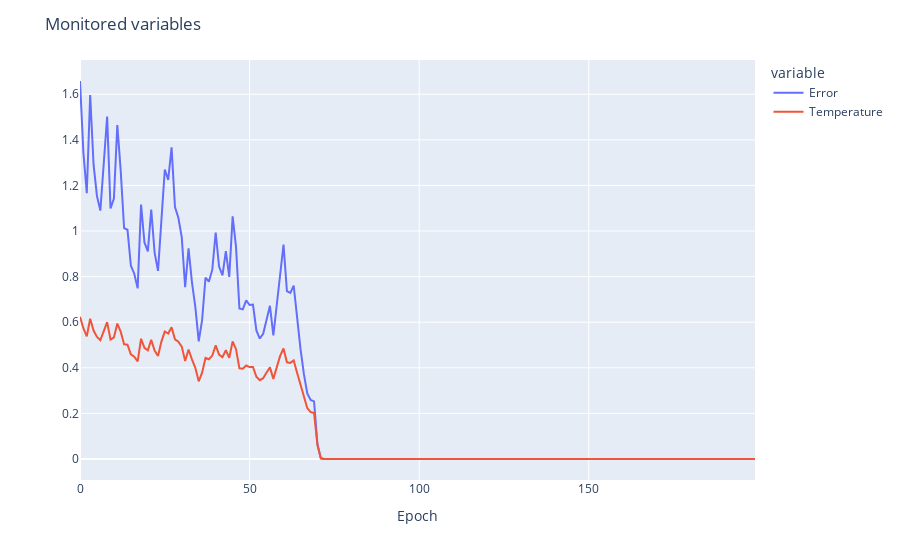

This figure's notebook cell:
### Code cell
fig = px.line(df_model_history[["Error","Temperature"]])
fig.update_layout(title="Monitored variables",
                   xaxis_title='Epoch',
                   yaxis_title='',
                   hovermode='x unified')
fig.show()

### Figure 1 — Plotly figure (JSON) as saved in the notebook; plotly's stock layout.template omitted (floating-point values rounded to 4 significant figures; data arrays with more than 128 entries replaced by an {"elided": "..."} marker saying what was removed)
{"data": [{"hovertemplate": "variable=Error<br>index=%{x}<br>value=%{y}<extra></extra>", "legendgroup": "Error", "line": {"color": "#636efa", "dash": "solid"}, "marker": {"symbol": "circle"}, "mode": "lines", "name": "Error", "orientation": "v", "showlegend": true, "type": "scatter", "x": {"elided": "200 int values"}, "xaxis": "x", "y": {"elided": "200 float values"}, "yaxis": "y"}, {"hovertemplate": "variable=Temperature<br>index=%{x}<br>value=%{y}<extra></extra>", "legendgroup": "Temperature", "line": {"color": "#EF553B", "dash": "solid"}, "marker": {"symbol": "circle"}, "mode": "lines", "name": "Temperature", "orientation": "v", "showlegend": true, "type": "scatter", "x": {"elided": "200 int values"}, "xaxis": "x", "y": {"elided": "200 float values"}, "yaxis": "y"}], "layout": {"hovermode": "x unified", "legend": {"title": {"text": "variable"}, "tracegroupgap": 0}, "margin": {"t": 60}, "title": {"text": "Monitored variables"}, "xaxis": {"anchor": "y", "domain": [0, 1], "title": {"text": "Epoch"}}, "yaxis": {"anchor": "x", "domain": [0, 1], "title": {"text": ""}}}}
